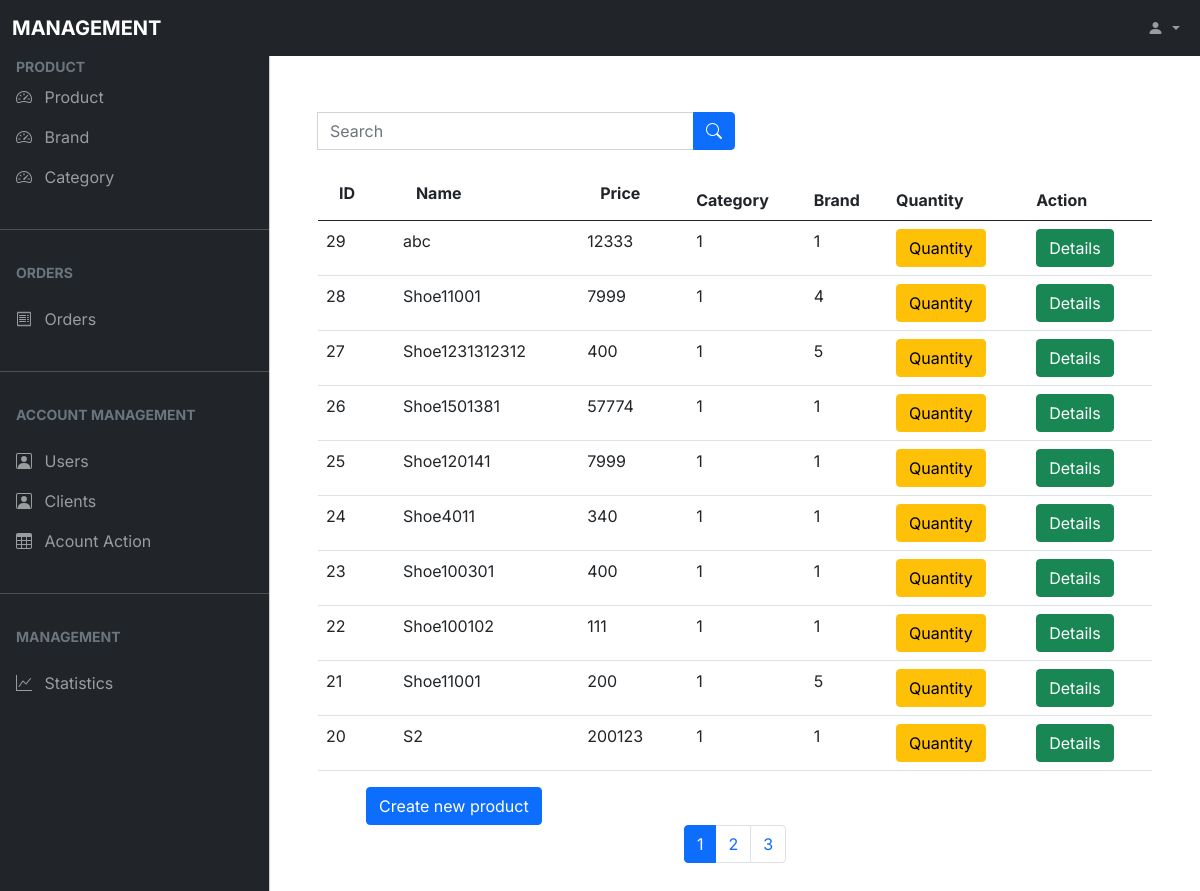
Page /web2-new--main/Admin.php (signed in) on the committed database.
### tables this page shows
CREATE TABLE `product` (
  `ID` int(11) NOT NULL,
  `Price` float NOT NULL,
  `Name` varchar(255) NOT NULL,
  `Category_ID` int(11) NOT NULL,
  `Brand_ID` int(11) NOT NULL,
  `Description` text DEFAULT NULL,
  `status` int(11) NOT NULL,
  `Img` varchar(255) DEFAULT NULL
);

### web2-new--main/dbconnect.php (called while the page is built, shortened)
<?php
class dbconnect{
    function connect(){
        $servername = "localhost";
        $username = "root";
        $password = "";
        $DB = "data_web2";
        $conn = new mysqli($servername, $username, $password,$DB);
        return $conn;
    }
    function select($query,$conn){
        $result = mysqli_query($conn, $query);
        return $result;
    }
}
function checkStatus($action_ID, $action_group_ID)
{
    $dbcon = new dbconnect();
    $conn = $dbcon->connect();
    $query = "Select * from action_table where action_ID = $action_ID  AND action_group_ID = $action_group_ID";
    $result = $dbcon->select($query, $conn);
    $row = mysqli_fetch_assoc($result);
    if ($row['Status'] == 1) {
        return true;
    } else
        return false;
}
 ?>

### web2-new--main/product/sanpham_table.php (the view, shortened to what this page needs)
<!DOCTYPE html>
<html lang="en">
<head>
</head>
<body>
    <form class="input-group float-right w-50 my-3" action="" method="get">
        <input class="form-control w-50" name="s" type="search" placeholder="Search" aria-label="Search" value="<?php
                                                                                                                if (isset($_GET["s"]))
                                                                                                                    echo $_GET["s"];
                                                                                                                ?>" />
        <button class="btn btn-primary" type="submit">
            <i class="bi bi-search"></i>
        </button>
    </form>
    <table class="table" id="Product">
        <thead>
            <tr>
                <th><a class="btn fw-bold" href=<?php
                                                $url = "admin.php?chon=product&sort=ID&";
                                                if (isset($_GET["ASC"]) && $_GET["ASC"] == "YES")
                                                    echo  $url . "ASC=NO";
                                                else
                                                    echo $url . "ASC=YES";
                                                ?>>ID</a></th>
                <th>
                    <a class="btn fw-bold" href="<?php
                                                    $url = "admin.php?chon=product&sort=Name&";
                                                    if (isset($_GET["ASC"]) && $_GET["ASC"] == "YES") {
                                                        echo $url . "ASC=NO";
                                                    } else {
                                                        echo $url . "ASC=YES";
                                                    }
                                                    ?>">Name</a>
                </th>
                <th>
                    <a class="btn fw-bold" href=<?php
                                                $url = "admin.php?chon=product&sort=Price&";
                                                if (isset($_GET["ASC"]) && $_GET["ASC"] == "YES") {
                                                    echo $url . "ASC=NO";
                                                } else {
                                                    echo $url . "ASC=YES";
                                                }
                                                ?>>Price</a>
                </th>
                <th>Category</th>
                <th>Brand</th>
                <th>Quantity</th>
                <th>Action</th>
            </tr>
        </thead>
        <?php
        include_once("./dbconnect.php");
        $dbcon = new dbconnect();
        $conn = $dbcon->connect();
        if (isset($_GET['page'])) {
            $page = intval($_GET['page']);
        } else {
            $page = 1;
        }
        $rows_per_page = 10;
        $start_row = ($page - 1) * $rows_per_page;
        $asc = "DESC";
        $sort = "ID";
        if (isset($_GET["s"])) {
            $s = $_GET["s"];
            $URL = "https://$_SERVER[HTTP_HOST]$_SERVER[REQUEST_URI]";
            $query = "select * from product where ID LIKE '%$s%' OR Name LIKE '%$s%' OR Brand_ID LIKE '%$s%' OR category_ID LIKE '%$s%' ORDER BY $sort $asc LIMIT $start_row, $rows_per_page";
        } else {
            $query = "Select * from product ORDER BY $sort $asc LIMIT $start_row, $rows_per_page";
        }
        $result = $dbcon->select($query, $conn);
        while ($row = mysqli_fetch_assoc($result)) {
            print <<<HERE
                <tr>
                <td>$row[ID]</td>
                <td>$row[Name]</td>
                <td>$row[Price]</td>
                <td>$row[Category_ID]</td>
                <td>$row[Brand_ID]</td>
                <td style='Display:none'>$row[Description]</td>
                <td style='Display:none'>$row[Img]</td>
                <td style='Display:none'>$row[status]</td>
                <td><button type="button"  id="Sizebtn" onclick="Size_Details('Product')" class="btn btn-warning" data-bs-toggle="modal" data-bs-target="#QuantityModal">
                Quantity
            </button></td>
                <td>
                    <button type="button" id="Detailbtn" onclick="Product_Details('Product')" class="btn btn-success" data-bs-toggle="modal" data-bs-target="#UpdateProduct">
                        Details
                    </button>
                </td>
                </tr>
            HERE;
        }
        ?>
    </table>
    <?php
    $action_group_ID = $_SESSION['user_group'];
    if (checkStatus(1, $action_group_ID)) {
        echo "<button type='button' class='btn btn-primary mx-5' data-bs-toggle='modal' data-bs-target='#AddProduct'>
                    Create new product
                </button>";
    }
    ?>
    <?php
    $query = "SELECT COUNT(*) FROM product";
    $result = mysqli_query($conn, $query);
    $row = mysqli_fetch_row($result);
    $total_rows = $row[0];
    $total_pages = ceil($total_rows / $rows_per_page);
    echo '<div class="d-flex justify-content-center">';
    echo '<nav aria-label="Page navigation example">';
    echo '<ul class="pagination">';
    for ($i = 1; $i <= $total_pages; $i++) {
        if ($i == $page) {
            echo '<li class="page-item active"><a class="page-link" href="#">' . $i . '</a></li>';
        } else {
            $query = $_GET;
            $query['page'] = $i;
            $query_result = http_build_query($query);
            echo "<li class='page-item'><a class='page-link' href='$_SERVER[PHP_SELF]?$query_result'>$i</a></li>";
        }
    }
    echo '</ul>';
    echo '</nav>';
    echo '</div>';
    ?>
</body>
</html>

### rows in the picture
product: ID "29", Name "abc", Price "12333", Category_ID "1", Brand_ID "1"
product: ID "28", Name "Shoe11001", Price "7999", Category_ID "1", Brand_ID "4"
product: ID "27", Name "Shoe1231312312", Price "400", Category_ID "1", Brand_ID "5"
product: ID "26", Name "Shoe1501381", Price "57774", Category_ID "1", Brand_ID "1"
product: ID "25", Name "Shoe120141", Price "7999", Category_ID "1", Brand_ID "1"
product: ID "24", Name "Shoe4011", Price "340", Category_ID "1", Brand_ID "1"
product: ID "23", Name "Shoe100301", Price "400", Category_ID "1", Brand_ID "1"
product: ID "22", Name "Shoe100102", Price "111", Category_ID "1", Brand_ID "1"
product: ID "21", Name "Shoe11001", Price "200", Category_ID "1", Brand_ID "5"
product: ID "20", Name "S2", Price "200123", Category_ID "1", Brand_ID "1"
